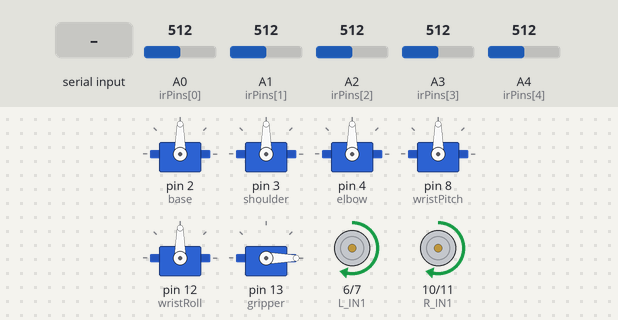
This sketch was run on a simulated Arduino Uno, built with avr-gcc and run on an emulated ATmega328P. Parts: 6 × servo, motor-driver pin pairs drawn as motors (green arrow = first pin HIGH = forward, orange = second pin HIGH = backward, longer = more drive, scaled by the enable pin). Inputs (shaded band) come from the test bench; at power-on: A0 (irPins[0]) = 512, A1 (irPins[1]) = 512, A4 (irPins[4]) = 512, A2 (irPins[2]) = 512, A3 (irPins[3]) = 512.

Above: at 2.2 s.
2.3 s: "gotit\n" received over Serial
At 5.2 s:
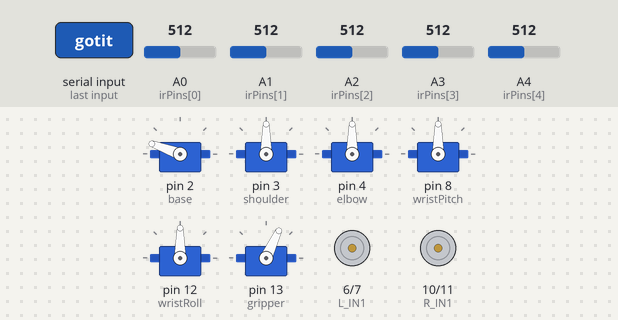
5.3 s: A0 (irPins[0]) set to 735
8.3 s: A0 (irPins[0]) set to 768
At 9.2 s:
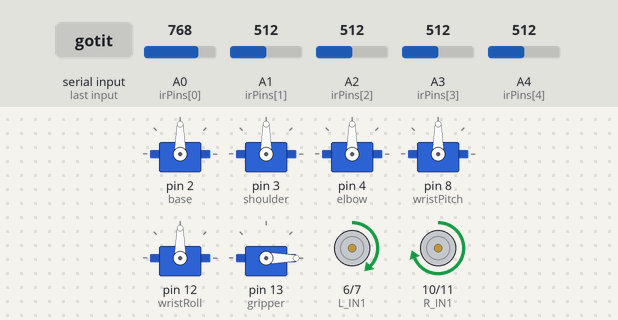
9.8 s: A1 (irPins[1]) set to 760
At 10.3 s:
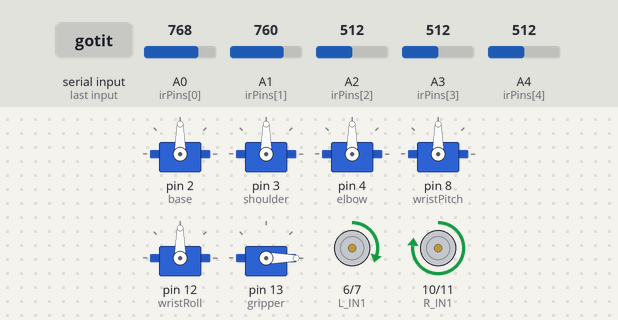
11.3 s: A4 (irPins[4]) set to 736
12.8 s: A4 (irPins[4]) set to 758
At 13.8 s:
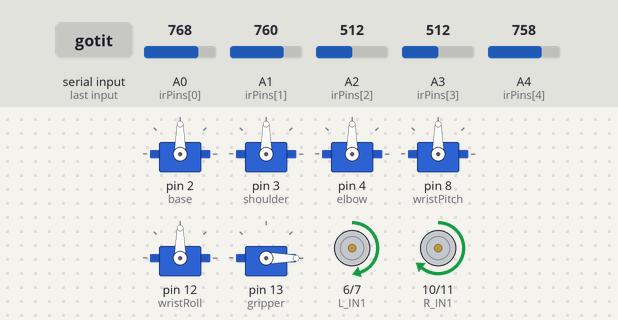
Timing chart, 0 to 15.3 s (numbered marks = the images above; inputs shaded):
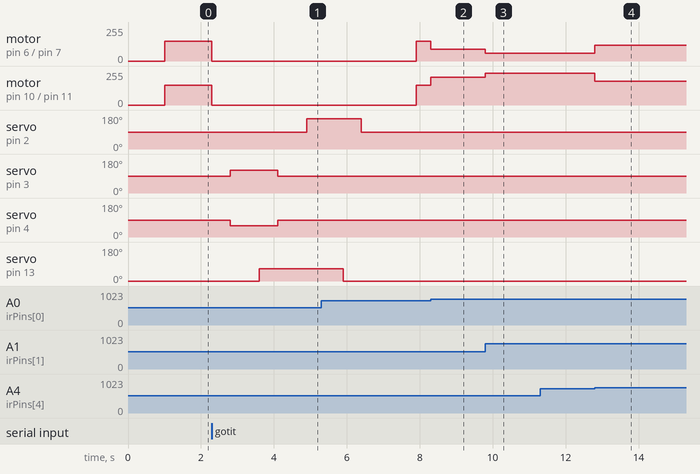

Measured:
- the behaviour switches between 750 and 751 on A0 (irPins[0]) (found by bisection; images 1 and 2)
- the behaviour switches between 750 and 751 on A4 (irPins[4]) (found by bisection; images 3 and 4)
- after the input at 2.3 s, motor on pin 6 (L_IN1) / pin 7 (L_IN2), motor on pin 10 (R_IN1) / pin 11 (R_IN2): forward 150/255 → stopped at once
- after the input at 8.3 s, motor on pin 6 (L_IN1) / pin 7 (L_IN2): forward 150/255 → forward 90/255 at once; motor on pin 10 (R_IN1) / pin 11 (R_IN2): forward 150/255 → forward 210/255 at once
- after the input at 9.8 s, motor on pin 6 (L_IN1) / pin 7 (L_IN2): forward 90/255 → forward 60/255 at once; motor on pin 10 (R_IN1) / pin 11 (R_IN2): forward 210/255 → forward 240/255 at once
- after the input at 11.3 s, every drawn part: stays the same
- after the input at 12.8 s, motor on pin 6 (L_IN1) / pin 7 (L_IN2): forward 60/255 → forward 120/255 at once; motor on pin 10 (R_IN1) / pin 11 (R_IN2): forward 240/255 → forward 180/255 at once

The sketch:

arm_controller.ino
```cpp
// src/arm_controller.ino
#include <Servo.h>

// Servo pins (adjust as per your wiring)
Servo base, shoulder, elbow, wristPitch, wristRoll, gripper;

const int irPins[5] = {A0, A1, A2, A3, A4};
int sensorValues[5];
int baseSpeed = 150;
int Kp = 30;

// Motor pins (L298N)
#define L_ENA 5
#define L_IN1 6
#define L_IN2 7
#define R_ENA 9
#define R_IN1 10
#define R_IN2 11

void setup() {
  Serial.begin(115200);

  // Attach servos
  base.attach(2);
  shoulder.attach(3);
  elbow.attach(4);
  wristPitch.attach(8);
  wristRoll.attach(12);
  gripper.attach(13);

  // Motor pins
  pinMode(L_ENA, OUTPUT);
  pinMode(L_IN1, OUTPUT);
  pinMode(L_IN2, OUTPUT);
  pinMode(R_ENA, OUTPUT);
  pinMode(R_IN1, OUTPUT);
  pinMode(R_IN2, OUTPUT);

  goHome();
}

void goHome() {
  base.write(90);
  shoulder.write(90);
  elbow.write(90);
  wristPitch.write(90);
  wristRoll.write(90);
  gripper.write(0); // Open
  delay(1000);
}

void pickSequence() {
  // Lower arm
  shoulder.write(120);
  elbow.write(60);
  delay(800);
  // Close gripper
  gripper.write(65); // Close
  delay(500);
  // Lift
  shoulder.write(90);
  elbow.write(90);
  delay(800);
  // Rotate to bin
  base.write(160);
  delay(1000);
  // Release
  gripper.write(0);
  delay(500);
  // Return home
  base.write(90);
  delay(500);
}

int readLineError() {
  for (int i = 0; i < 5; i++) {
    sensorValues[i] = (analogRead(irPins[i]) > 750) ? 1 : 0;
  }
  // Weighted error: [-2,-1,0,1,2]
  int error = (-2 * sensorValues[0]) + (-1 * sensorValues[1]) + (0 * sensorValues[2]) +
              (1 * sensorValues[3]) + (2 * sensorValues[4]);
  return error;
}

void followLine() {
  int error = readLineError();
  int leftSpeed = baseSpeed + Kp * error;
  int rightSpeed = baseSpeed - Kp * error;

  leftSpeed = constrain(leftSpeed, 0, 255);
  rightSpeed = constrain(rightSpeed, 0, 255);

  // Left motor
  analogWrite(L_ENA, leftSpeed);
  digitalWrite(L_IN1, HIGH);
  digitalWrite(L_IN2, LOW);

  // Right motor
  analogWrite(R_ENA, rightSpeed);
  digitalWrite(R_IN1, HIGH);
  digitalWrite(R_IN2, LOW);
}

void loop() {
  // Line following always runs
  followLine();

  // Check for serial command
  if (Serial.available() > 0) {
    String cmd = Serial.readStringUntil('\n');
    cmd.trim();
    if (cmd == "gotit") {
      // Stop AGV briefly
      analogWrite(L_ENA, 0);
      analogWrite(R_ENA, 0);
      delay(500);
      pickSequence();
      delay(1000);
    }
  }
}
```
